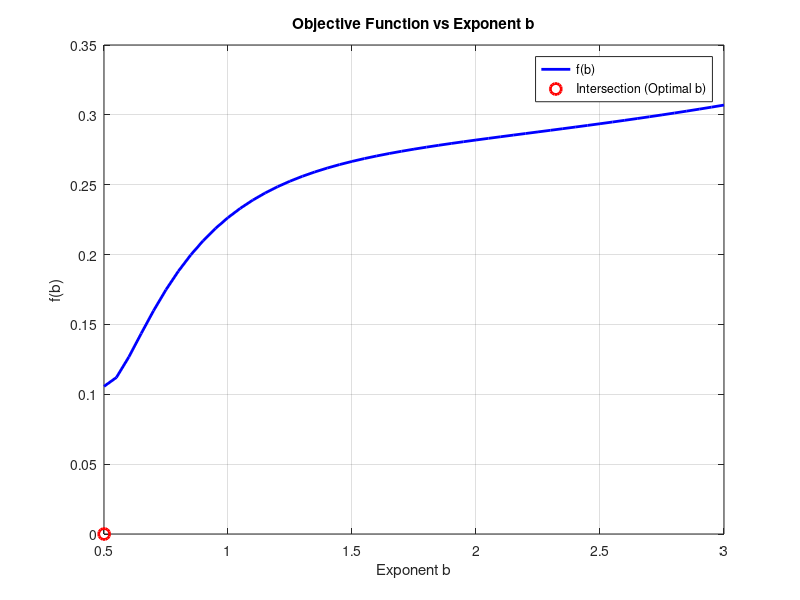
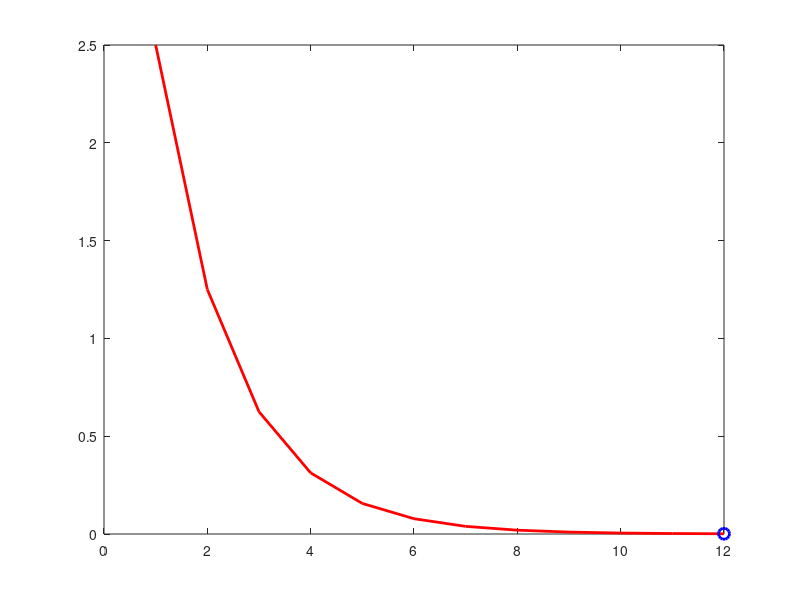

Write the MATLAB code that produced these figures, in order. (Note: this script raises an error after producing the figures.)
clc; close all; clear all;

% -----------------------------
% Basic Parameters
% -----------------------------
fs = 100;
dt = 1/fs;
c = 0.5;
Vsyringe = 3;

T = [2 3 4 5 6];     
n = 5;

% -----------------------------
% Generate Voltage Data
% -----------------------------
for j = 1:n
    t = 0:dt:T(j);
    for i = 1:length(t)
        V(j,i) = c + (1.6-0.2*j)*exp(-t(i));
    end
    L(j) = length(t);
end

% -----------------------------
% Bisection Initialization
% -----------------------------
ml = 0.5; 
mu = 3;
err = 0.001;
iter = 1;

fprintf('\nIter\tb_mid\tf(b)\tError\n');

while abs(mu-ml) > err
    
    mr = (ml+mu)/2;
    
    % ---- Calculate integrals ----
    for j = 1:n
        I(j) = 0;
        for i = 1:L(j)
            I(j) = I(j) + (V(j,i)-c)^mr * dt;
        end
    end
    
    % ---- Standard Deviation ----
    meanI = sum(I)/n;
    f = sqrt(sum((I-meanI).^2)/n);
    
    % ---- Store error for graph ----
    error_list(iter) = abs(mu-ml);
    b_list(iter) = mr;
    
    % ---- Bisection update ----
    if f > 0
        mu = mr;
    else
        ml = mr;
    end
    
    fprintf('%d\t%.4f\t%.6f\t%.6f\n',iter,mr,f,abs(mu-ml));
    
    iter = iter + 1;
end

b_final = mr;

% -----------------------------
% Scaling Factor A
% -----------------------------
A = Vsyringe / I(1);

fprintf('\nFinal b = %.6f\n',b_final);
fprintf('Scaling A = %.6f\n',A);

% -----------------------------
% Plot 1: Objective Function
% -----------------------------
b_vals = 0.5:0.05:3;

for k = 1:length(b_vals)
    for j = 1:n
        Itemp(j) = 0;
        for i = 1:L(j)
            Itemp(j) = Itemp(j) + (V(j,i)-c)^b_vals(k)*dt;
        end
    end
    mtemp = sum(Itemp)/n;
    f_vals(k) = sqrt(sum((Itemp-mtemp).^2)/n);
end

figure;
plot(b_vals,f_vals,'b','LineWidth',2);
hold on;
plot(b_final,0,'ro','MarkerSize',8,'LineWidth',2);
xlabel('Exponent b');
ylabel('f(b)');
title('Objective Function vs Exponent b');
legend('f(b)','Intersection (Optimal b)','Location','best');
grid on;

% -----------------------------
% Plot 2: Error Convergence
% -----------------------------
figure;
plot(1:length(error_list),error_list,'r','LineWidth',2);
hold on;

% Final iteration point (intersection with tolerance)
final_iter = length(error_list);
final_error = error_list(end);

plot(final_iter,final_error,'bo','MarkerSize',8,'LineWidth',2);

% Tolerance line
yline(err,'k--','Tolerance');

xlabel('Iteration');
ylabel('Error |b_u - b_l|');
title('Error Convergence of Bisection Method');
legend('Error','Final Converged Point','Tolerance','Location','best');
grid on;